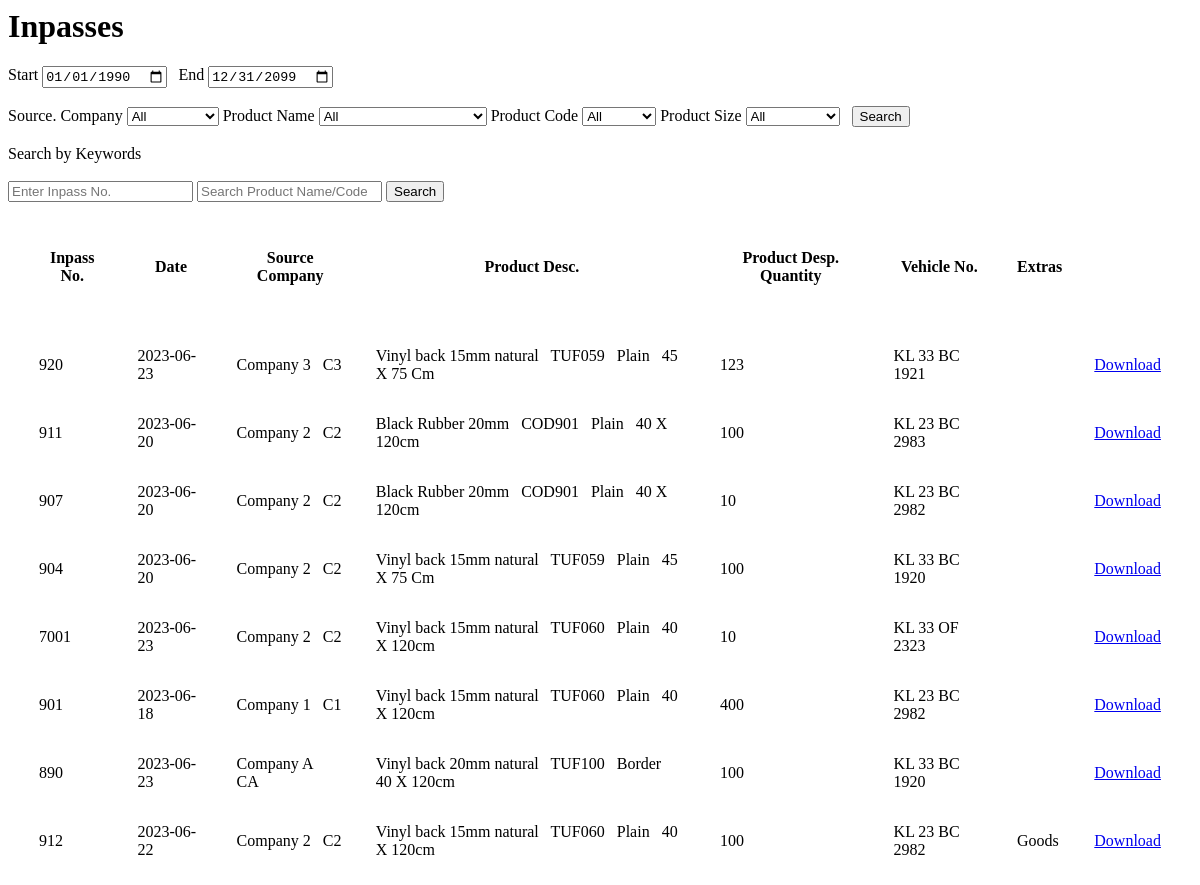
Before: /inpassshowall.php (upper part) with the older database file.
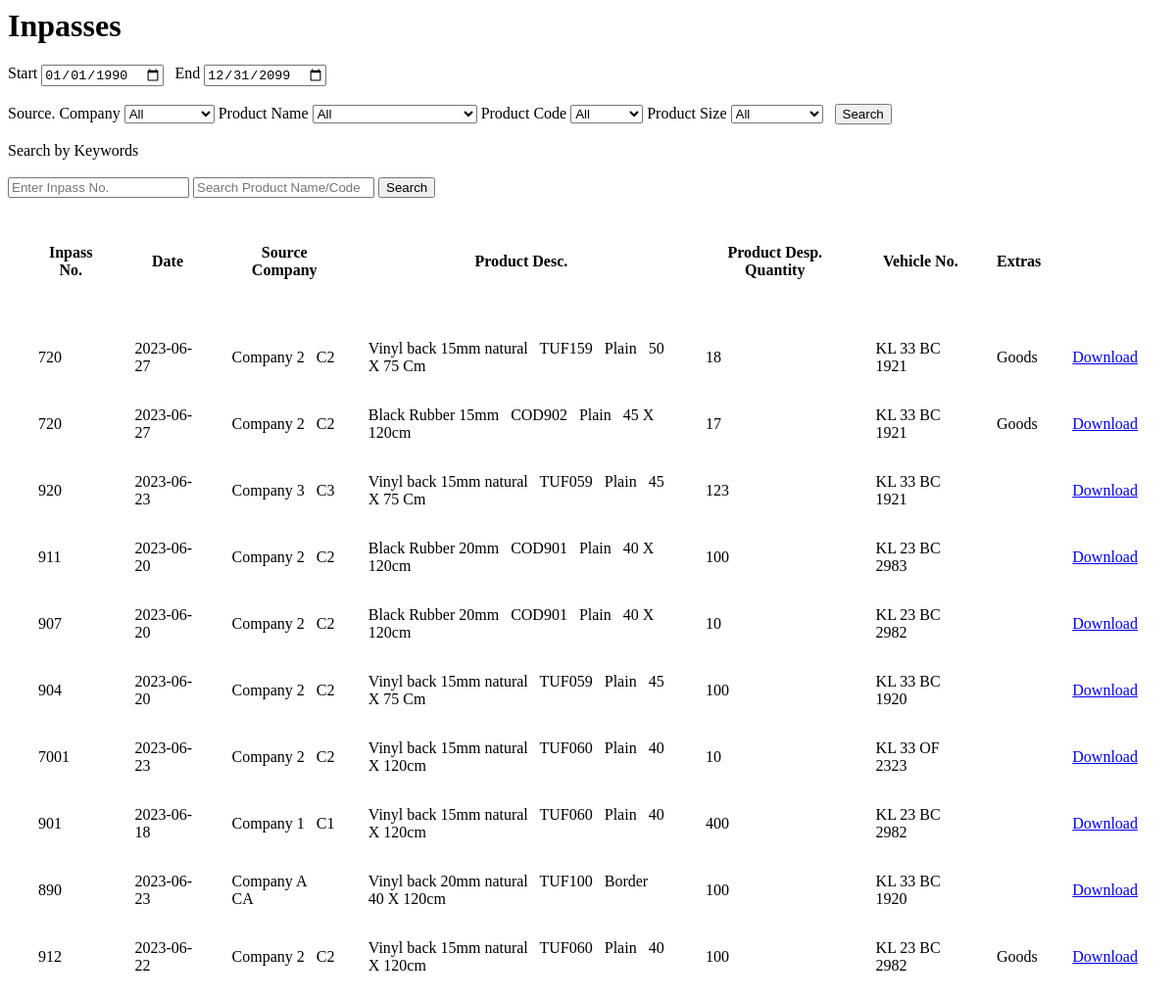
After: the same page with the newer database file.
### tables this page shows
CREATE TABLE IF NOT EXISTS `inpass` (
  `no` int NOT NULL AUTO_INCREMENT,
  `date` date NOT NULL,
  `source` varchar(125) NOT NULL,
  `woc` varchar(125) NOT NULL,
  `op` int NOT NULL,
  `vehicleno` varchar(50) NOT NULL,
  `extras` varchar(125) NOT NULL,
  `type` varchar(10) NOT NULL DEFAULT 'inpass',
  `timestamp` timestamp NOT NULL DEFAULT CURRENT_TIMESTAMP,
  PRIMARY KEY (`no`)
);

CREATE TABLE IF NOT EXISTS `inpass_products` (
  `inpass_no` int NOT NULL,
  `product_name` varchar(50) NOT NULL,
  `product_code` varchar(25) NOT NULL,
  `product_design` varchar(50) NOT NULL,
  `product_size` varchar(25) NOT NULL,
  `product_qty` int NOT NULL
);

### inpassshowall.php (the view, shortened to what this page needs)
<?php
include 'conn.php';
?>
<?php
$start = '1990-01-31';
$end = '2099-12-31';
$sql = "select * from inpass,inpass_products where inpass.no = inpass_products.inpass_no";
$sql .= "  AND date BETWEEN '$start' AND '$end' ORDER BY timestamp DESC";
$retval = mysqli_query($conn, $sql);
?>
<html>
<body>
    <div>
        <h1>Inpasses</h1>
        <form name="filter" method="post">
            <label for="start">Start</label>
            <input type="date" value="1990-01-01" id='start' required name="start">
            <label for="end">End</label>
            <input name="end" value="2099-12-31" id='end' required type="date">
            <br> <br>
            <label>Source. Company</label>
            <select name='company'>
                <option selected>All</option>
            </select>
            <label>Product Name</label>
            <select name='product_name'>
                <option selected>All</option>
            </select>
            <label>Product Code</label>
            <select name='product_code'>
                <option selected>All</option>
            </select>
            <label>Product Size</label>
            <select name='product_size'>
                <option selected>All</option>
            </select> &nbsp;
            <input type="submit" name="filter" value="Search">
            <br> <br>
            Search by Keywords <br> <br>
            <input type="text" name="ipno" placeholder="Enter Inpass No.">
            <input type="text" name="search" placeholder="Search Product Name/Code">
            <input type="submit" name="filter" value="Search">
        </form>
        <table style="border-spacing: 30px;">
            <thead>
                <th>
                    Inpass No.
                </th>
                <th>
                    Date
                </th>
                <th>
                    Source Company
                </th>
                <th>
                    Product Desc.
                </th>
                <th>
                    Product Desp. Quantity
                </th>
                <th>
                    Vehicle No.
                </th>
                <th>
                    Extras
                </th>
                <th>
                </th>
            </thead>
            <tbody>
                <tr>
                    <?php
                    while ($row = $retval->fetch_assoc()) {
                        if (!empty($row)) {
                            echo "
                    <tr>
                    <td>
                    {$row['no']}
                    </td>
                    <td>
                    {$row['date']}
                    </td>
                    <td>
                    {$row['source']}
                    &nbsp;
                    {$row['woc']}
                    </td>
                    <td>
                    {$row['product_name']}
                    &nbsp;
                    {$row['product_code']}
                    &nbsp;
                    {$row['product_design']}
                    &nbsp;
                    {$row['product_size']}
                    </td>
                    <td>
                    {$row['product_qty']}
                    </td>
                    <td>
                    {$row['vehicleno']}
                    </td>
                    <td>
                    {$row['extras']}
                    </td>
                    <td>
                    <a href='createpdfpass.php?no={$row['no']}&io=inpass' target='_blank' >Download</a>
                    </td>
                    </tr>
                    ";
                        }
                    }
                    ?>
                </tr>
            </tbody>
        </table>
    </div>
</body>
</html>

Changed rows visible on the page:
added inpass: no "720", date "2023-06-27", source "Company 2", woc "C2", inpass_products.product_name "Vinyl back 15mm natural", inpass_products.product_code "TUF159", inpass_products.product_design "Plain", inpass_products.product_size "50 X 75 Cm", inpass_products.product_qty "18", vehicleno "KL 33 BC 1921", extras "Goods", inpass_products.product_name "Black Rubber 15mm", inpass_products.product_code "COD902", inpass_products.product_size "45 X 120cm", inpass_products.product_qty "17"
